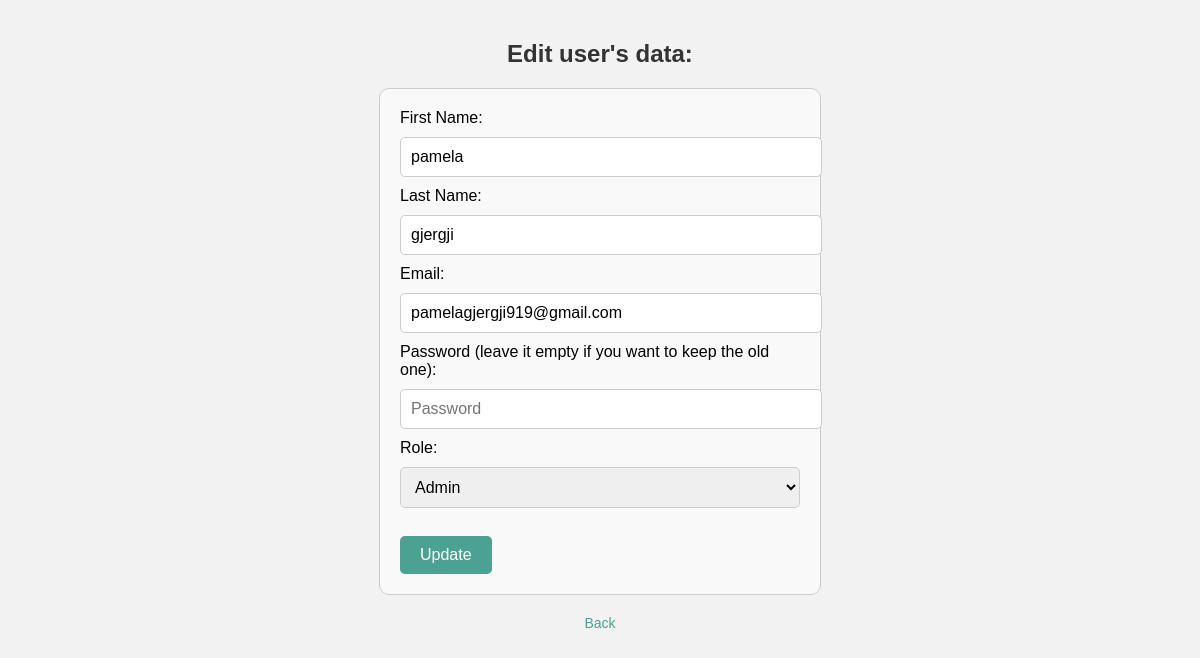
The page /Admin1/edit_user.php?id=34 on the database its author committed.
### tables this page shows
CREATE TABLE `users` (
  `Id` int(10) NOT NULL,
  `firstName` varchar(50) NOT NULL,
  `lastName` varchar(50) NOT NULL,
  `email` varchar(50) NOT NULL,
  `password` varchar(255) NOT NULL,
  `verification_code` varchar(6) DEFAULT NULL,
  `is_verified` tinyint(1) DEFAULT 0,
  `otp` int(6) NOT NULL,
  `remember_token` varchar(255) DEFAULT NULL,
  `failed_attempts` int(11) DEFAULT 0,
  `last_failed_attempt` datetime DEFAULT NULL,
  `role` varchar(10) DEFAULT NULL,
  `is_banned` tinyint(1) NOT NULL DEFAULT 0
);

### Admin1/edit_user.php (the view, shortened to what this page needs)
<?php
require_once('C:/xampp/htdocs/Web2.1/connect.php');
global $conn;
if (isset($_GET['Id'])) {
    $user_id = $_GET['Id'];
} elseif (isset($_GET['id'])) {
    $user_id = $_GET['id'];
} else {
    echo "ID of user is not specified!";
    exit;
}
$query = "SELECT firstName, lastName, email, password, role FROM users WHERE Id = ?";
$stmt = $conn->prepare($query);
$stmt->bind_param("i", $user_id);
$stmt->execute();
$result = $stmt->get_result();
if ($result->num_rows == 1) {
    $user = $result->fetch_assoc();
} else {
    echo "User not found!";
    exit;
}
?>
<!DOCTYPE html>
<html lang="en">
<head>
    <link rel="stylesheet" href="edit_user.css">
</head>
<body>
<h2>Edit user's data:</h2>
<form method="POST" action="">
    <label>First Name:</label>
    <input type="text" name="firstName" value="<?php echo htmlspecialchars($user['firstName']); ?>" required><br>
    <label>Last Name:</label>
    <input type="text" name="lastName" value="<?php echo htmlspecialchars($user['lastName']); ?>" required><br>
    <label>Email:</label>
    <input type="email" name="email" value="<?php echo htmlspecialchars($user['email']); ?>" required><br>
    <label>Password (leave it empty if you want to keep the old one):</label>
    <input type="password" name="password" placeholder="Password"><br>
    <label>Role:</label>
    <select name="role" required>
        <option value="admin" <?php if ($user['role'] == 'admin') echo 'selected'; ?>>Admin</option>
    </select><br><br>
    <button type="submit">Update</button>
</form>
<a href="listofusers.php">Back</a>
</body>
</html>

### Admin1/edit_user.css (style rules this page uses)
body { font-family: Arial, sans-serif; background-color: #f2f2f2; margin: 0; padding: 20px; }
h2 { text-align: center; color: #333; }
form { max-width: 400px; margin: 20px auto; padding: 20px; border: 1px solid #ccc; border-radius: 10px; background-color: #f9f9f9; }
form input, form select { width: 100%; padding: 10px; margin: 10px 0; border: 1px solid #ccc; border-radius: 5px; font-size: 16px; }
button { padding: 10px 20px; background-color: #4ca292; color: #fff; border: none; border-radius: 5px; cursor: pointer; font-size: 16px; }
a { display: block; text-align: center; margin-top: 10px; color: #4ca292; text-decoration: none; font-size: 14px; }

### rows shown on the page
users: firstName "pamela", lastName "gjergji", email "pamelagjergji919@gmail.com"
